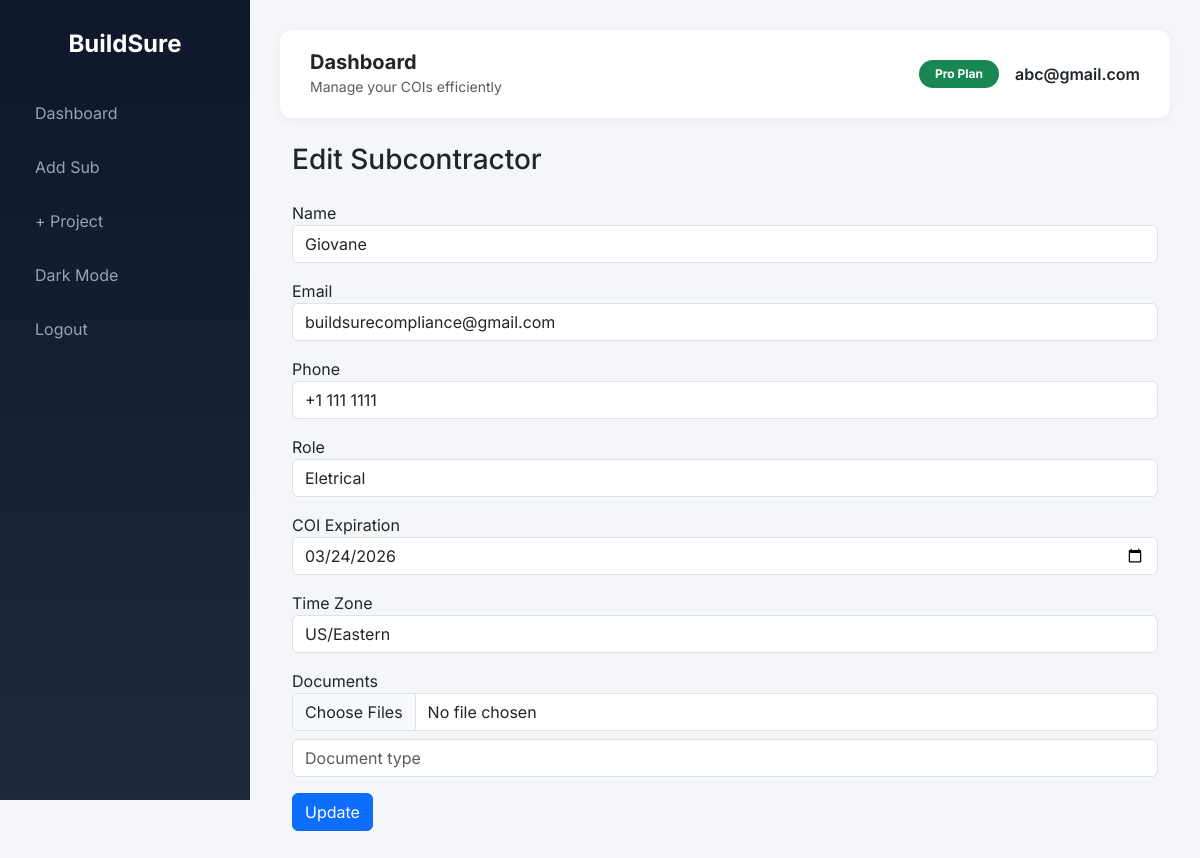
The app's page /edit_sub/1 (signed in) with its own data.
### main.py (models this page shows, shortened)
class User(UserMixin, db.Model):
    __tablename__ = "user"
    id = db.Column(db.Integer, primary_key=True)
    email = db.Column(
        db.String(120),
        unique=True,
        index=True,
        nullable=False
    )
    password_hash = db.Column(db.String(200), nullable=False)
    paid = db.Column(db.Boolean, default=False)
    timezone = db.Column(db.String(50), default="US/Eastern")
    created_at = db.Column(
        db.DateTime,
        default=datetime.utcnow
    )
    projects = db.relationship(
        "Project",
        backref="owner",
        lazy=True,
        cascade="all, delete-orphan"
    )
    subs = db.relationship(
        "Subcontractor",
        backref="owner",
        lazy=True,
        cascade="all, delete-orphan"
    )

class Subcontractor(db.Model):
    __tablename__ = "subcontractor"
    id = db.Column(db.Integer, primary_key=True)
    user_id = db.Column(
        db.Integer,
        db.ForeignKey("user.id"),
        nullable=False,
        index=True
    )
    name = db.Column(
        db.String(150),
        nullable=False
    )
    email = db.Column(
        db.String(150),
        index=True
    )
    phone = db.Column(db.String(30))
    role = db.Column(db.String(100))
    timezone = db.Column(
        db.String(50),
        default="US/Eastern"
    )
    coi_expiration = db.Column(
        db.Date,
        index=True
    )
    last_reminder_sent = db.Column(db.DateTime)
    created_at = db.Column(
        db.DateTime,
        default=datetime.utcnow
    )
    documents = db.relationship(
        "Document",
        backref="sub",
        lazy="selectin",
        cascade="all, delete-orphan"
    )

### main.py (the view, shortened to what this page needs)
@app.route("/edit_sub/<int:id>", methods=["GET", "POST"])
@login_required
def edit_sub(id):
    sub = Subcontractor.query.filter_by(
        id=id,
        user_id=current_user.id
    ).first_or_404()
    return render_template("edit_sub.html", sub=sub)

### main.py (called while the page is built)
@login_manager.user_loader
def load_user(user_id):
    if not user_id:
        return None
    try:
        return db.session.get(User, int(user_id))
    except (ValueError, TypeError):
        return None

### templates/edit_sub.html (shortened to what this page needs)
{% extends "base.html" %}
{% block content %}
<h3 class="mb-4">{{ sub and "Edit" or "Add" }} Subcontractor</h3>
<form method="POST" enctype="multipart/form-data">
    <div class="mb-3">
        <label>Name</label>
        <input type="text" name="name" class="form-control" value="{{ sub.name if sub else '' }}" required>
    </div>
    <div class="mb-3">
        <label>Email</label>
        <input type="email" name="email" class="form-control" value="{{ sub.email if sub else '' }}">
    </div>
    <div class="mb-3">
        <label>Phone</label>
        <input type="text" name="phone" class="form-control" value="{{ sub.phone if sub else '' }}">
    </div>
    <div class="mb-3">
        <label>Role</label>
        <input type="text" name="role" class="form-control" value="{{ sub.role if sub else '' }}">
    </div>
    <div class="mb-3">
        <label>COI Expiration</label>
        <input type="date" name="coi_expiration" class="form-control" value="{{ sub.coi_expiration if sub else '' }}" required>
    </div>
    <div class="mb-3">
        <label>Time Zone</label>
        <input type="text" id="timezone" name="timezone" class="form-control" placeholder="Type to search timezone" value="{{ sub.timezone if sub else 'America/New_York' }}">
    </div>
    <div class="mb-3">
        <label>Documents</label>
        <input type="file" name="documents" multiple class="form-control">
        <input type="text" name="doc_type" class="form-control mt-2" placeholder="Document type">
    </div>
    <button class="btn btn-primary">{{ sub and "Update" or "Add" }}</button>
</form>
{% endblock %}

### templates/base.html (shortened to what this page needs)
<!DOCTYPE html>
<html lang="en">
<head>
<link href="https://cdn.jsdelivr.net/npm/bootstrap@5.3.2/dist/css/bootstrap.min.css" rel="stylesheet">
</head>
<body>
{% if current_user.is_authenticated %}
<div class="sidebar">
<h4>BuildSure</h4>
<a href="{{ url_for('dashboard') }}">Dashboard</a> <a href="{{ url_for('add_sub') }}">Add Sub</a> <a href="{{ url_for('add_project') }}">+ Project</a>
<a href="#" id="toggleDark">Dark Mode</a>
<a href="{{ url_for('logout') }}">Logout</a>
</div>
{% endif %}
<div class="{% if current_user.is_authenticated %}main-content{% endif %}">
{% if current_user.is_authenticated %}
<div class="navbar-top d-flex justify-content-between align-items-center">
<div class="d-flex align-items-center gap-3">
<div>
<h5 class="mb-0 fw-bold">Dashboard</h5>
<small class="text-muted">Manage your COIs efficiently</small>
</div>
</div>
<div class="d-flex align-items-center gap-3">
<span class="badge bg-success rounded-pill px-3 py-2">
{{ "Pro Plan" if current_user.paid else "Free Plan" }}
</span>
<span class="fw-semibold">{{ current_user.email }}</span>
</div>
</div>
{% endif %}
<div class="position-fixed top-0 end-0 p-3" style="z-index:9999">
</div>
<div class="container-fluid">
{% block content %}{% endblock %}
</div>
</div>
</body>
</html>

### templates/base.html (style rules this page uses)
body { background-color:#f4f6f9; font-family:'Inter',sans-serif; transition:background-color .3s ease,color .3s ease; }
.sidebar { height:100vh; position:fixed; width:250px; background:linear-gradient(180deg,#0f172a,#1e293b); color:white; padding-top:30px; transition:transform .3s ease; }
.sidebar h4 { text-align:center; margin-bottom:30px; font-weight:700; }
.sidebar a { color:#94a3b8; text-decoration:none; display:block; padding:12px 20px; border-radius:10px; margin:6px 15px; transition:.2s ease; }
.main-content { margin-left:250px; padding:30px; transition:margin-left .3s ease; }
.navbar-top { background:white; padding:20px 30px; border-radius:12px; margin-bottom:25px; box-shadow:0 2px 10px rgba(0,0,0,0.05); transition:background .3s ease; }

### records on screen
User: paid "Pro Plan", email "abc@gmail.com"
Subcontractor: name "Giovane", email "buildsurecompliance@gmail.com", phone "+1 111 1111", role "Eletrical", coi_expiration "03/24/2026", timezone "US/Eastern"

### other values on screen
{{ sub and "Edit" or "Add" }} "Edit"
{{ sub and "Update" or "Add" }} "Update"
